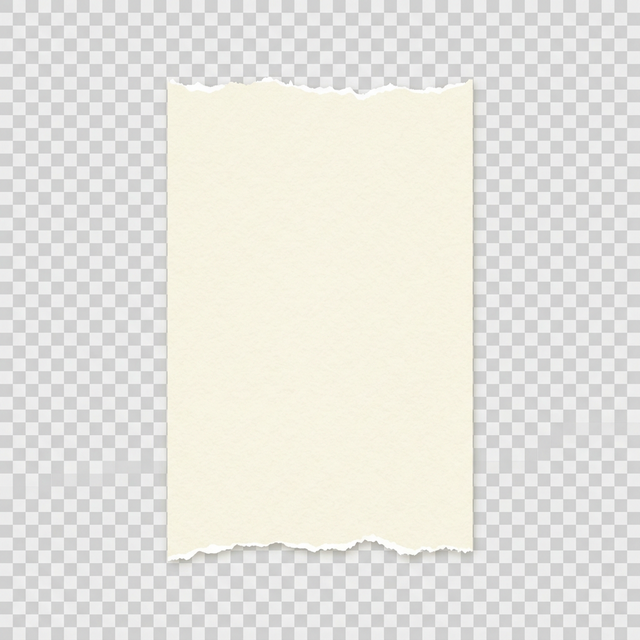
#> input picture p1.1/art_assets/ticket_template.png, 640 x 640 px, found by its file name
$ python crop_ticket.py
#> lines starting #> are read from the running program, lines starting #| are printed output that depends on the picture
"""Physically crop the ticket image to permanently remove gray edge grids."""
import os
from PIL import Image

path = r"d:\TEST\Interesting Somehow Recipe\p2\public\assets\ticket_template.png"
if os.path.exists(path):
    img = Image.open(path).convert("RGBA")

    # Let's crop 15 pixels off every side. The grey checkered border
    # from photoshop transparent exports is usually right on the absolute edges.
    width, height = img.size
#> width = 640; height = 640
    crop_amount = 20

    cropped = img.crop((crop_amount, crop_amount, width - crop_amount, height - crop_amount))
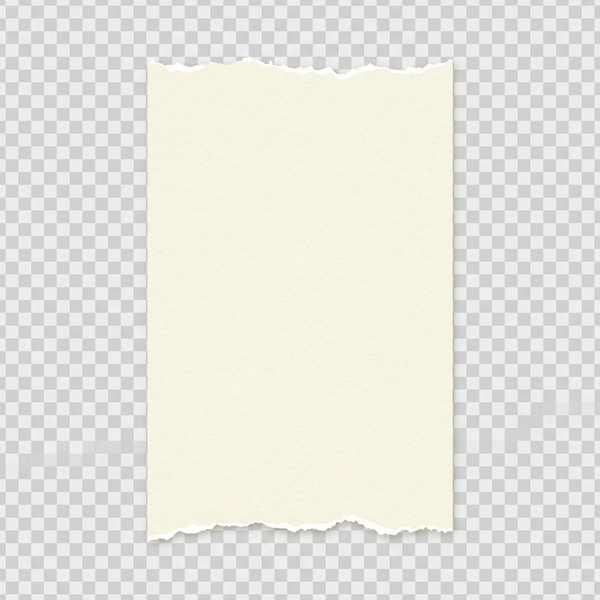
#> cropped: PIL image 600x600 RGBA; mean R, G, B, A 231.5, 230.1, 223.4, 255
    cropped.save(path)

    print("Ticket template successfully hard-cropped to remove borders.")
else:
    print("Ticket file not found!")

$ run again, with p1.1/art_assets/bg_counter.png copied over p1.1/art_assets/ticket_template.png
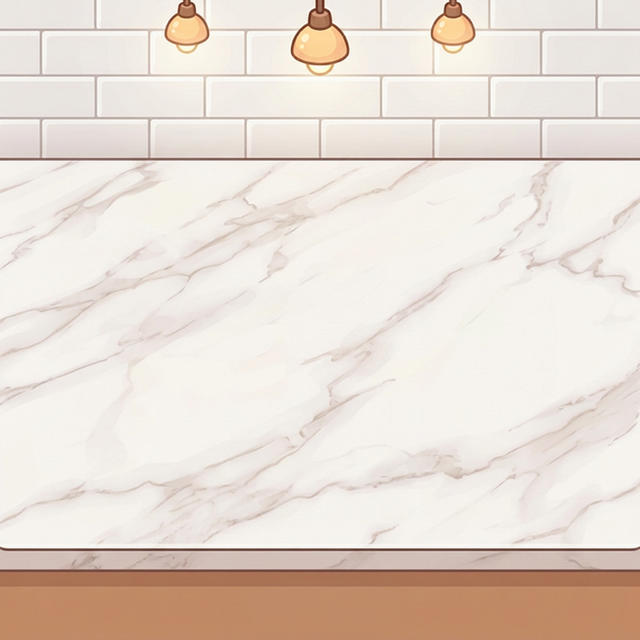
#> input picture p1.1/art_assets/bg_counter.png, 640 x 640 px, found by its file name
#> `cropped = img.crop((crop_amount, crop_amount, width - crop_amount, hei..`:
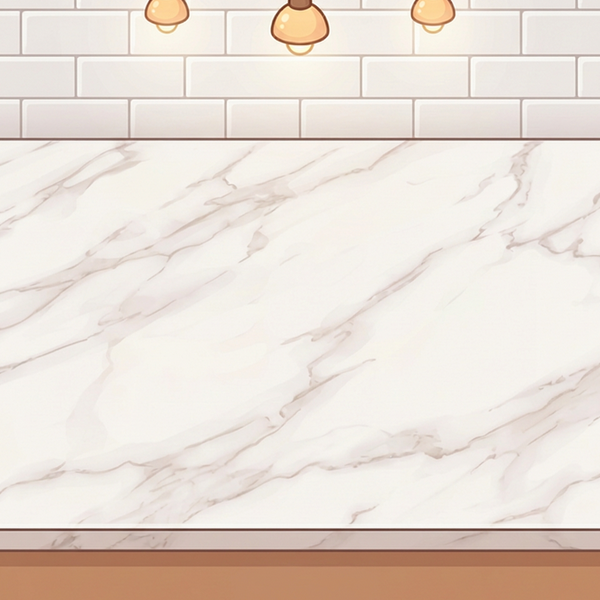
#> cropped: PIL image 600x600 RGBA; mean R, G, B, A 232.9, 222.4, 213.7, 255

$ run again, with p1.1/art_assets/deco_pendant_light.png copied over p1.1/art_assets/ticket_template.png
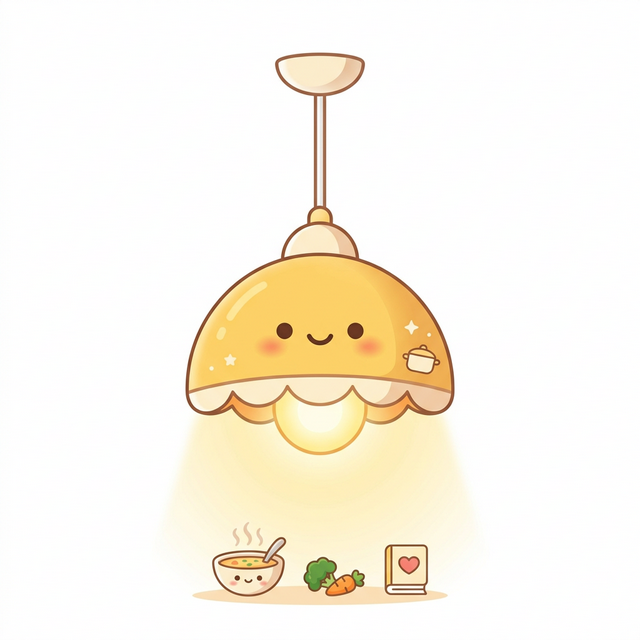
#> input picture p1.1/art_assets/deco_pendant_light.png, 640 x 640 px, found by its file name
#> `cropped = img.crop((crop_amount, crop_amount, width - crop_amount, hei..`:
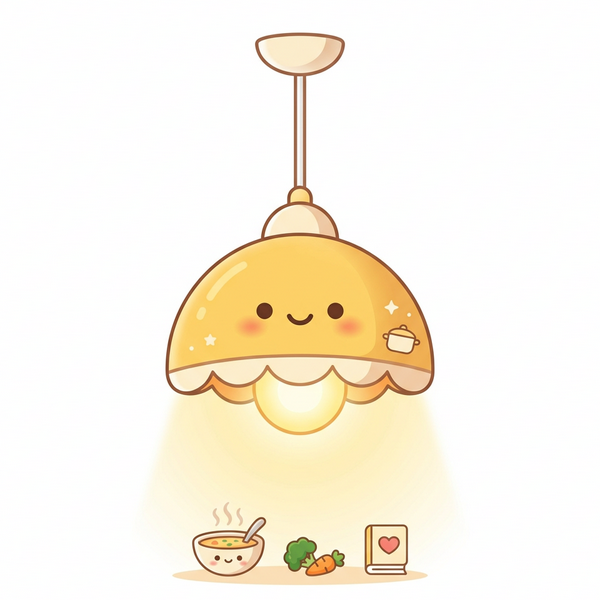
#> cropped: PIL image 600x600 RGBA; mean R, G, B, A 250.8, 243.9, 229.8, 255
